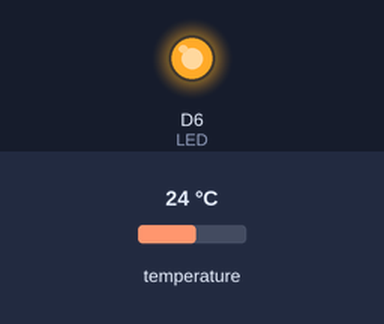
Bench run of a sketch on a simulated ESP8266 (Wemos D1 mini). On the bench: output pins drawn as LEDs (lit = HIGH). The test bench sets the inputs (shaded band); at power-on: temperature 24 °C. No radio packets arrive unless stated; what the sketch prints to the serial monitor is not drawn. At 0.5 s the program puts the board to deep sleep or switches it off; the recording ends there.

Above: at 0.25 s.
Timing chart, 0 to 0.5 s (numbered marks = the images above):
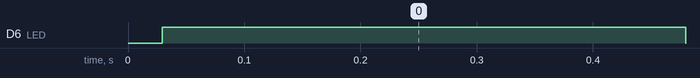

The sketch:

ESP8266_TemperatureSensor.ino
```cpp
/**
 * Low-Power remote temperature sensor.
 * https://www.letscontrolit.com/wiki/index.php/Tutorial_Battery_Powered_Devices
 *
 * Zielstellung:
 * - Temperatursensor mit autonomen Betrieb (Batterie+Solarzelle)
 *
 * Stückliste:
 * - Wemos D1 mini
 *   - hat einen low-drop voltage regulator (0.25V drop) -> Läuft an einer Li-Ion Battery von 4.2 bis 3.3V (https://www.richtek.com/assets/product_file/RT9013/DS9013-10.pdf)
 *   - verbraucht nur 0.4mA im Deep-Sleep Modus
 * - TP4056 Lademodul für Lithium-Akkus
 *   - Variante mit Schutzschaltung und Ausgang!
 *   - Ebay Deutschland ~5€ oder AliExpress <1€
 * - DS18S20 Temperatursensor
 * - 433 MHz Transmitter
 * - Li.Ion Akku (z.B. 18650) oder LiPo Akku mit ~1000mAh Kapazität (Akku reicht für einige Tage)
 * - Solarzelle 5V, ca. 5W (Lädt den Akku an einem sonnigen Tag komplett)
 * - 1 Jumper
 * - 2-3 kOhm Widerstand
 * - Lochrasterplatine
 * - Optional
 *   - LED + 150-300 Ohm Vorwiderstand
 *   - Schraubklemmen
 *
 * Schaltung:
 * - Die Solarzelle wird am Eingang des Ladereglers angeschlossen
 * - Der Akku wird am Laderegler (B+, B-) angeschlossen
 * - Der WeMos wird an den Laderegler angeschlossen (Out+ -> VIn, Out- -> GND)
 * - Das 433 MHZ Modul wird an GND -> GND, VCC -> Laderegler Out+ und Data -> Wemos an D7 angeschlossen
 *   - Durch den Anschluss an den Lederegler-Ausgang statt an 3.3V erhöht sich die Sendeleistung und damit die Reichweite etwas
 *   - Am Antennenausgang sollte ein 173 mm langer Draht als Antenne angelötet werden
 * - Der DS18S20 wird (am besten über die Schraubklemmen) wie folgt angeschlossen
 *   - https://datasheets.maximintegrated.com/en/ds/DS18S20.pdf
 *   - Am Wemos zwischen 3.3V und D5 wird der 2-3 kOhm Widerstand als Pullup geschaltet. Laut Datenblatt ist ein 4,7 kOhm zu verwenden. Ich verwendet
 *     einen 2,2 kOhm, damit kann man etwas längere Kabel verwenden
 *   - 3-Ader-Variante:
 *     - DS1820 GND -> Wemos GND
 *     - DS1820 VCC -> Wemos 3.3V
 *     - DS1820 DATA -> Wemos D5
 *   - 2-Ader-Variante:
 *     - DS1820 GND wird mit DS1820 VCC verbunden (äußere beide Pins)
 *     - DS1820 GND -> Wemos GND
 *     - DS1820 DATA -> Wemos D5
 * - Reset-Pin
 *   - Damit der Wemos wieder aus dem Deep-Sleep erwachen kann, muss Pin D0 mit Reset verbunden werden.
 *   - Mit dieser Schaltung ist alelrdings kein Flashen mehr möglich
 *   - Daher wird beides mit einem Jumper gebrückt, den man zum Flashen entfernen kann
 * - Optionale Status-LED
 *   - Wemos GND -> 100-300 Ohm Vorwiderstand -> LED -> Wemos D6
 *
 * Testmessung Entladen (30s Sendeintervall, 1700 mAh Li-Ion Akku 18650)
 * - Start voll aufgeladen (4,11V)
 * - Stand nach 5 Tagen: 3,96V (ca. >85% Restkapazität)
 * - reiner Batteriebetrieb ist ca. Wochen lang möglich, mit besseren Akkus auch 8 Wochen
 *
 * Testmessung Laden
 * - Start: 3,96V (Akkustand anch 5 Tagen Batteriebetrieb) 10:00
 * - Im Schatten (Terrasse), Solarzelle liefert ca. 4,4V
 * -
 *
 **/

#include <ESP8266WiFi.h>
#include <OneWire.h>
#include <DallasTemperature.h>
#include <RH_ASK.h>
#include <SPI.h> // Not actualy used but needed to compile

// https://escapequotes.net/esp8266-wemos-d1-mini-pins-and-diagram/
#define D5 14
#define D6 12
#define D7 13

#define LED D6
#define ONE_WIRE_BUS D5
#define TRANSMITTER_PIN D7

// https://arduinodiy.wordpress.com/2016/12/25/monitoring-lipo-battery-voltage-with-wemos-d1-minibattery-shield-and-thingspeak/
#define BAT A0
#define BAT_R_kOHM 220


#define DEBUG

OneWire oneWire(ONE_WIRE_BUS);
DallasTemperature sensors(&oneWire);

DeviceAddress thermometer;
bool thermometerFound;

RH_ASK transmitter(1000,255,TRANSMITTER_PIN,255,false);


void setup() {
  WiFi.mode(WIFI_OFF);
  WiFi.forceSleepBegin();

#ifdef LED
  pinMode(LED, OUTPUT);
#endif

#ifdef BAT
  pinMode(BAT, INPUT);
#endif

  sensors.begin();

#ifdef DEBUG
  Serial.begin(115200);
  Serial.println();
  Serial.println();
  Serial.println("Starting");
  Serial.println();
  Serial.print("Locating devices...");
  Serial.print("Found ");
  Serial.print(sensors.getDeviceCount(), DEC);
  Serial.println(" devices.");

  Serial.print("Parasite power is: ");
  if (sensors.isParasitePowerMode()) Serial.println("ON");
  else Serial.println("OFF");
#endif

  thermometerFound=oneWire.search(thermometer);

  if (thermometerFound) {
    /**
     * Dauern und Auflösung Temperaturmessung. Höhere Genauigkeit -> größere Dauer -> mehr Akkuverbrauch
     * 9  Bit: 0,5°C, 0.09s
     * 10 Bit: 0.25°C, 0,19s
     * 11 Bit: 0,125°C, 0,375s
     * 12 Bit: 0,0625°C,  0,75s
     */
    sensors.setResolution(thermometer, 11);
#ifdef DEBUG
    Serial.print("Temperature sensor found: ");
    for (uint8_t i = 0; i < 8; i++) {
      if (thermometer[i] < 16) Serial.print("0");
      Serial.print(thermometer[i], HEX);
    }
    Serial.println();
  } else {
    Serial.println("!!!! TEMPERATURE SENSOR NOT FOUND !!!!");
#endif
  }

  transmitter.init();
}

byte data[9];

// https://forum.arduino.cc/index.php?topic=189259.0
union temp_value {
       float f;
       struct {
           byte b1;
           byte b2;
           byte b3;
           byte b4;
       } b;
   };
union temp_value temp;

void loop() {
  if (thermometerFound) {
#ifdef LED
    digitalWrite(LED, HIGH);
#endif
#ifdef DEBUG
    Serial.print("Requesting temperatures...");
#endif
    sensors.requestTemperatures(); // Send the command to get temperatures
    temp.f=sensors.getTempCByIndex(0);
#ifdef DEBUG
    Serial.println("DONE");
    Serial.print("Temperature for the device 1 (index 0) is: ");
    Serial.println(temp.f);
#endif
    // 1. Byte 101=Temperaturwert
    data[0]=101;
    // Byte 2-4: 3 Byte SensorID
    data[1]=thermometer[0];
    data[2]=thermometer[1];
    data[3]=thermometer[2];
    data[4]=temp.b.b1;
    data[5]=temp.b.b2;
    data[6]=temp.b.b3;
    data[7]=temp.b.b4;

    float vcc=analogRead(BAT)/1024.0f*5.4f;
#ifdef DEBUG
    Serial.print("VCC: ");
    Serial.print(vcc);
    Serial.println(" V");
#endif
    byte vcc_byte;
    if (vcc<2.9 || vcc>5.4) {
      vcc_byte=0; // error
    } else {
      // um 2,9V verschieben um den Wertebereich eines Bytes auszunutzen. 1 addieren, damit 0 für Fehler benutzt werden kann. 0.5 addieren, um korrekt zu runden
      vcc_byte=(unsigned byte) ((vcc-2.9f)*100.0f+1.5);
    }
    // umkehr: (vcc_byte-1)/100.0+2.9
    data[8]=vcc_byte;

    transmitter.send((uint8_t *)data, 9);
    transmitter.waitPacketSent();
#ifdef LED
    digitalWrite(LED, LOW);
  } else {
    for (int i=0;i<5;i++) {
      digitalWrite(LED, HIGH);
      delay(50);
      digitalWrite(LED, LOW);
      delay(150);
    }
#endif
  }

#ifdef DEBUG
  Serial.println("Data sent. Going to sleep.");
  // im Debugmodus warten bis serielle Daten weggeschrieben wurden!
  Serial.flush();
#endif
  ESP.deepSleep(30e6);
  //delay(5);
}
```

Measured:
- by itself, D6 (LED): LOW → HIGH at 0.03 s, → LOW 0.45 s later
